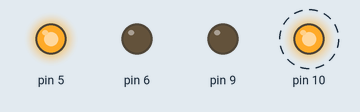
Recording of a sketch running on a simulated Arduino Uno, built with avr-gcc and run on an emulated ATmega328P. On the bench: output pins drawn as LEDs (lit = HIGH). Dashed ring = blinking.

Above: at 0.5 s.
Timing chart, 0 to 3.0 s (numbered marks = the images above):
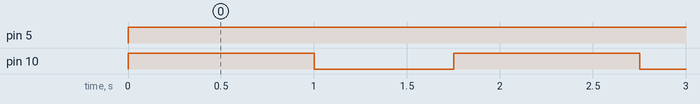

Measured:
- by itself, pin 5: LOW → HIGH at 0.00 s
- by itself, pin 10: alternates HIGH for 1.0 s and LOW for 0.75 s

The sketch:

Robot_Controller.ino
```cpp
void forward(){
  digitalWrite(9,LOW);
  digitalWrite(10,HIGH);
  digitalWrite(6,LOW);
  digitalWrite(5,HIGH);
}
void backward(){
  digitalWrite(9,HIGH);
  digitalWrite(10,LOW);
  digitalWrite(6,HIGH);
  digitalWrite(5,LOW);

}
void spot_right(){
  digitalWrite(9,LOW);
  digitalWrite(10,HIGH);
  digitalWrite(6,HIGH);
  digitalWrite(5,LOW);
}
void spot_left(){
  digitalWrite(9,HIGH);
  digitalWrite(10,LOW);
  digitalWrite(6,LOW);
  digitalWrite(5,HIGH);

}
void right(){
  digitalWrite(9,LOW);
  digitalWrite(10,HIGH);
  digitalWrite(6,LOW);
  digitalWrite(5,LOW);
}
void left(){
  digitalWrite(9,LOW);
  digitalWrite(10,LOW);
  digitalWrite(6,LOW);
  digitalWrite(5,HIGH);
}
void stp(){
  digitalWrite(9,LOW);
  digitalWrite(10,LOW);
  digitalWrite(6,LOW);
  digitalWrite(5,LOW);
}
void brake(){
  digitalWrite(9,HIGH);
  digitalWrite(10,HIGH);
  digitalWrite(6,HIGH);
  digitalWrite(5,HIGH);
}
void setup() {
  pinMode(10,OUTPUT);
  pinMode(9,OUTPUT);
  pinMode(6,OUTPUT);
  pinMode(5,OUTPUT);

}

void loop() {
  forward();
  delay(1000);
  left();
  delay(750);


}
```
